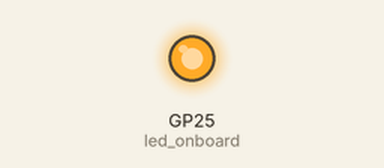
Simulated run of this program. Board: Raspberry Pi Pico running MicroPython. On the bench: output pins drawn as LEDs (lit = HIGH).

Above: at 2.5 s.
At 7.5 s:
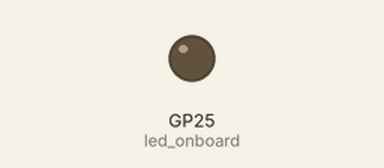
Timing chart, 0 to 13.0 s (numbered marks = the images above):
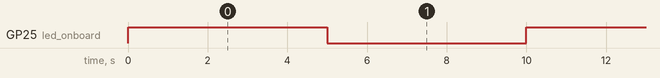

Measured:
- by itself, GP25 (led_onboard): alternates HIGH for 5.0 s and LOW for 5.0 s

The program:

fig04-01_onboard-led-toggle.py
```python
# (licence header left out)
import machine
import utime

led_onboard = machine.Pin(25, machine.Pin.OUT)

while True:
    led_onboard.toggle()
    utime.sleep(5)
```
